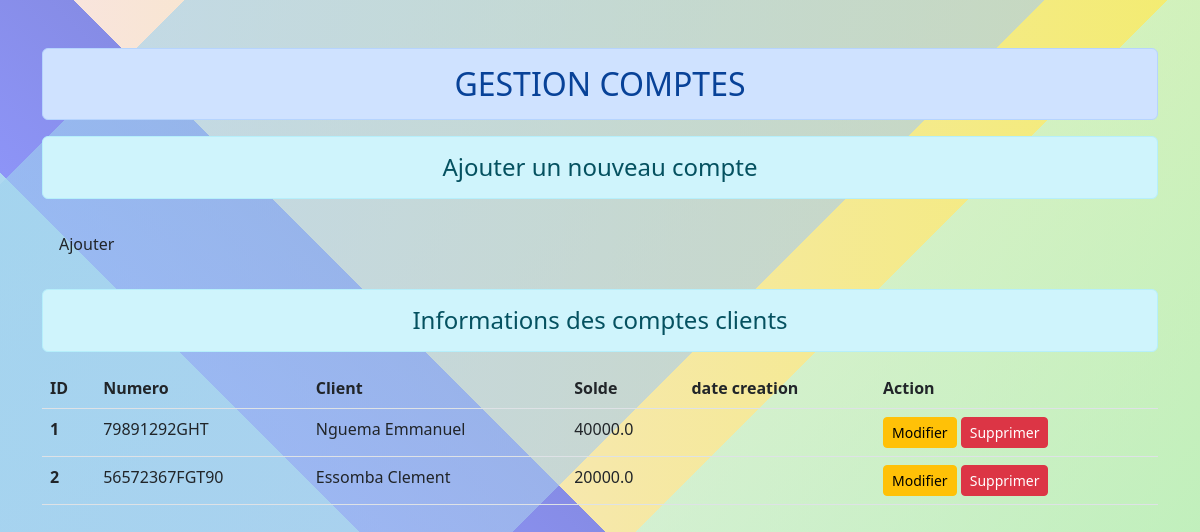
Before: /compte/ with the older database file.
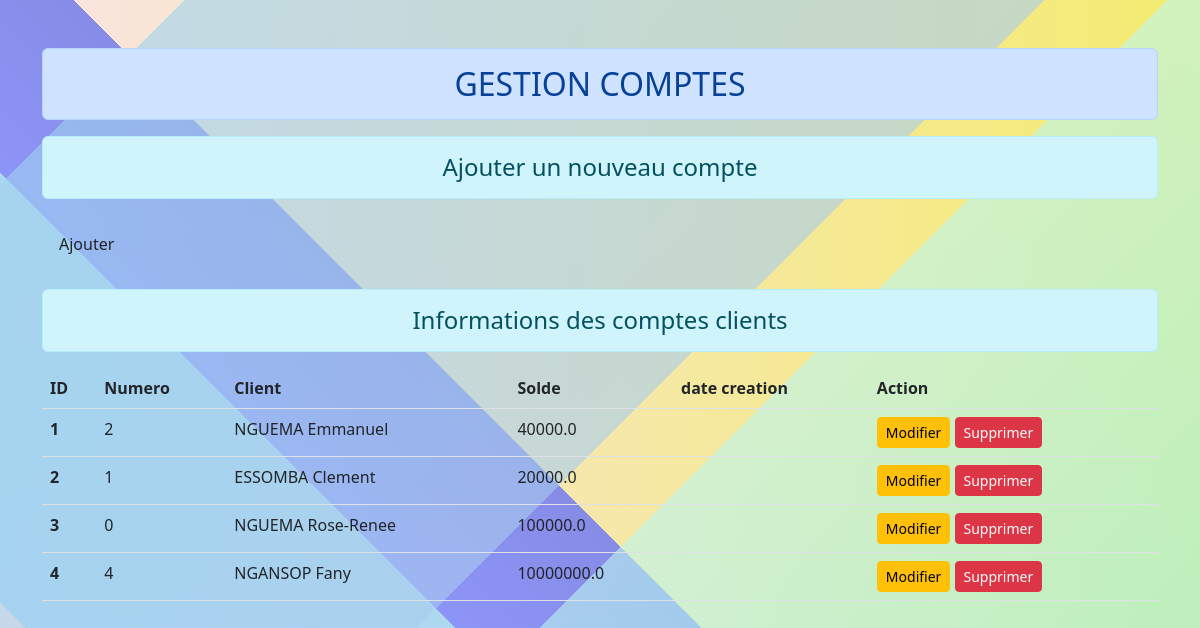
After: the same page with the newer database file.
### client/models.py (models this page shows, shortened)
class Compte(models.Model):
    client = models.OneToOneField(Client,null=True, on_delete=models.SET_NULL)
    numero = models.CharField(max_length=100)
    solde = models.FloatField(default=0,verbose_name=u"Solde initial du compte")
    is_active = models.BooleanField(default=True)
    created_at = models.DateTimeField(auto_now_add=True)
    updated_at = models.DateTimeField(auto_now=True)

class Client(models.Model):
    nom = models.CharField(max_length=70)
    prenom = models.CharField(max_length=70)
    telephone = models.IntegerField(max_length=70)
    adresse = models.CharField(max_length=200)
    dtn=models.DateField(blank=True)
    lieu = models.CharField(max_length=200,blank=True, null=True)
    photo = models.ImageField(null=True, blank=True, upload_to="photos/")
    created_at = models.DateTimeField(auto_now_add=True,blank=True)
    updated_at = models.DateTimeField(auto_now=True,blank=True)
    agence = models.ForeignKey(Agence, null=True, on_delete=models.SET_NULL)
    user = models.ForeignKey(User, null=True, on_delete=models.SET_NULL)
    def __str__(self) -> str:
        return "{} {}".format(self.nom,self.prenom)

### client/views.py (the view)
# urls.py: path('compte/', views.traiter_compte, name = "edite"),
def traiter_compte(request):
    if request.method == 'POST':
        fm = CompteGestion(request.POST)
        if fm.is_valid():
            num = fm.cleaned_data['numero de compte']
            cli = fm.cleaned_data['client']
            solde = fm.cleaned_data['solde']
            jr = fm.cleaned_data['date ouverture']
            cpt = Compte(numero_de_compte = num, client = cli, solde =solde , date_ouverture = jr)
            cpt.save()
            fm = CompteGestion()
    else:
        fm = CompteGestion()
    compt = Compte.objects.all()
    return render(request, 'Comptes/edite.html',{'form':fm, 'cpt':compt})

### client/forms.py
class CompteGestion(forms.ModelForm):
    class Meta:
        model = Compte
        fields = ['numero', 'client', 'solde']
        widgets = {
            'numero': forms.TextInput(attrs={'class': 'form-control'}),
            'client': forms.Select(attrs={'class': 'form-control'}),
            'solde': forms.FloatField(),
        }

### client/templates/Comptes/edite.html (shortened to what this page needs)
{% extends 'Comptes/compte.html' %}
{% block content %}
<div class="row">
    <div class="col-sn-4">
        <h4 class="text-center alert alert alert-info">Ajouter un nouveau compte </h4>
            <form action="" method="POST">
                <input type="submit" class="alert btn btn-success" value="Ajouter">
            </form>
        </div>
        <div class="col-sm-20">
            <h4 class="text-center alert alert alert-info ">Informations des comptes clients</h4>
            {% if cpt %}
            <table class="table table-hover">
                <thead>
                  <tr>
                    <th scope="col">ID</th>
                    <th scope="col">Numero</th>
                    <th scope="col">Client</th>
                    <th scope="col">Solde </th>
                    <th scope="col">date creation</th>
                    <th scope="col">Action</th>
                  </tr>
                </thead>
                <tbody>
                    {% for st in cpt %}
                  <tr>
                    <th scope="row">{{st.id}}</th>
                    <td>{{st.numero}}</td>
                    <td>{{st.client}}</td>
                    <td>{{st.solde}}</td>
                    <td>{{st.jour}}</td>
                    <td>
                        <a href="a" class="btn btn-warning btn-sm">Modifier</a>
                        <a href="a" class="btn btn-danger btn-sm">Supprimer</a>
                    </td>
                  </tr>
                  {% endfor %}
                </tbody>
              </table>
            {% else %}
            <h4 class="text-center alert alert-warning">Pas de compte client</h4>
            {% endif %}
        </div>
    </div>
    {% endblock content %}

### client/templates/Comptes/compte.html (shortened to what this page needs)
<!DOCTYPE html>
{% load static %}
<html lang="en">
<head>
    <link rel="stylesheet" href=" {% static 'assets/css/bootstrap.css' %}">
    <link rel="stylesheet" href=" {% static 'assets/css/stylecompte.css' %}">
</head>
<body>
    <div class="container mt-5">
        <h2 class="text-center alert alert-primary">GESTION COMPTES</h2>
        {% block content%}  {% endblock content%}
    </div>
</body>
</html>

### client/static/assets/css/stylecompte.css (style rules this page uses)
body { height: 100vh; background-image: linear-gradient(135deg, transparent 0%, transparent 9%,rgba(159, 210, 238, 0.6) 9%, rgba(168, 204, 238, 0.6) 51%,transparent 51%, transparent 57%,rgba(188, 245, 238, 0.6) 57%, rgba(144, 240, 241, 0.6) 100%),linear-gradient(45deg, transparent 0%, transparent 12%,rgb(171, 217, 242) 12%, rgb(173, 216, 239) 33%,rgb(141, 148, 247) 33%, rgb(134, 140, 230) 45%,transparent 45%, transparent 100%),linear-gradient(90deg, rgb(249, 228, 228),rgb(243, 236, 111)); }

Changed rows visible on the page:
changed Compte id 1: numero "79891292GHT" → "2"; client "Nguema Emmanuel" → "NGUEMA Emmanuel"
changed Compte id 2: numero "56572367FGT90" → "1"; client "Essomba Clement" → "ESSOMBA Clement"
added Compte: id "3", numero "0", client "NGUEMA Rose-Renee", solde "100000.0"
added Compte: id "4", numero "4", client "NGANSOP Fany", solde "10000000.0"
